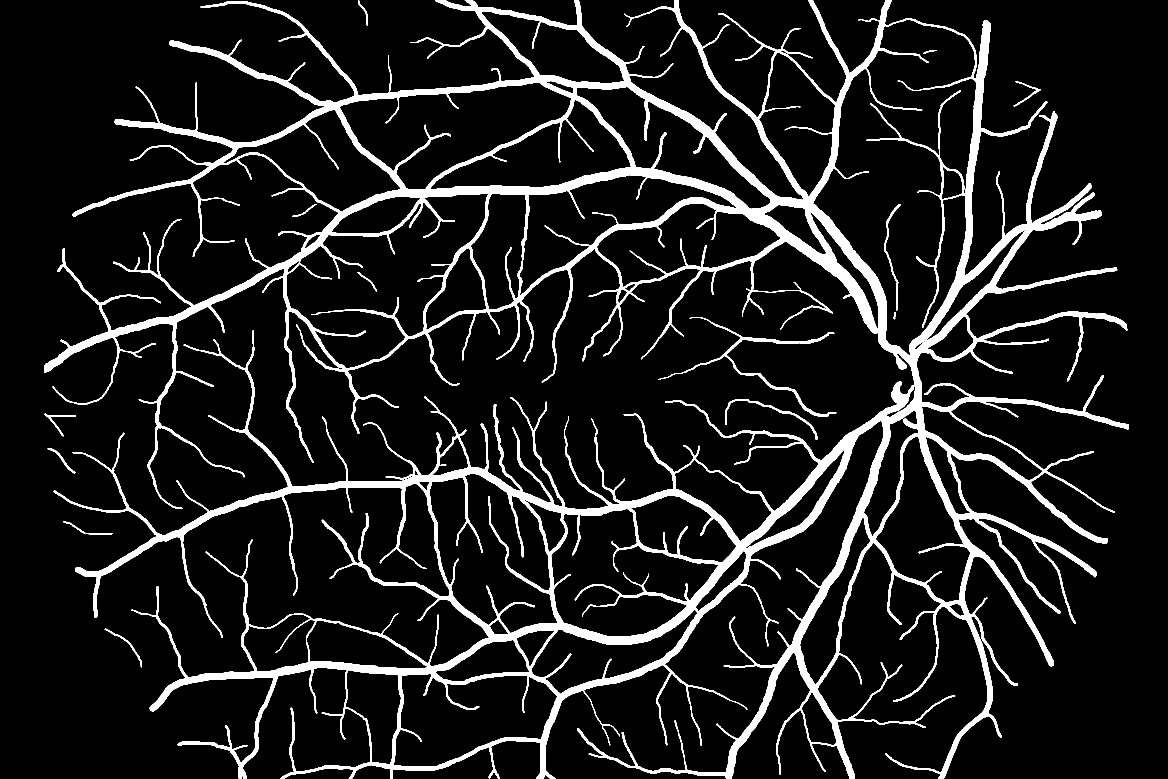
#> input picture sample/01_h.tif, 3504 x 2336 px (shown at 1/3 size)
$ python -i image_util.py   (imports and definitions only)
#> lines starting #> are read from the running program, lines starting #| are printed output that depends on the picture; after the words box and inside, x2 and y2 are one past the last pixel; in counts of white or black regions, pixels touching at a corner belong together
import random as rng
import sys

import cv2
import matplotlib.pyplot as plt
import numpy as np
import pandas as pd
import scipy.ndimage as nd
from skimage import color, feature, filters, io
from skimage.measure import regionprops_table
from skimage.morphology import medial_axis, skeletonize

# [1 line not run here, left out]


# [103 lines left out: functions thresh_callback, active_neihbours, neighbours, image_resize, bin_to_bgr, not called in this run]


def bin_to_bgr_(bin_image):
    rgb_img = cv2.cvtColor(bin_image, cv2.COLOR_GRAY2RGB)
    return rgb_img


# [75 lines left out: functions get_uint_image, neighbours_1, transitions, thinning_zhang_suen, not called in this run]


def skeleton(img):
    size = np.size(img)
    skel = np.zeros(img.shape, np.uint8)

    ret, img = cv2.threshold(img, 0, 255, 0)
    element = cv2.getStructuringElement(cv2.MORPH_CROSS, (3, 3))
    done = False

    while not done:
        eroded = cv2.erode(img, element)
        temp = cv2.dilate(eroded, element)
        temp = cv2.subtract(img, temp)
        skel = cv2.bitwise_or(skel, temp)
        img = eroded.copy()

        zeros = size - cv2.countNonZero(img)
        if zeros == size:
            done = True

    return skel


# [62 lines left out: functions edgesmoothing, denoise, border, load_image, not called in this run]


def save_image(path, image):
    cv2.imwrite(path, image)

>>> import cv2
>>> picture = cv2.imread('../../sample/01_h.tif')
#> picture is the input picture: shape (2336, 3504, 3); 10.2% white; 14 white regions, largest, box (x1, y1, x2, y2) and area: (133, 0, 3386, 2336) 818953, (1975, 952, 2509, 1251) 6937, (2175, 1197, 2452, 1320) 1921
>>> result = skeleton(picture)
#> in skeleton, `size = np.size(img)`: size = 24556032
#> the loop in skeleton, `while not done:` made 1 pass
#> pass 1, in skeleton, `eroded = cv2.erode(img, element)`:
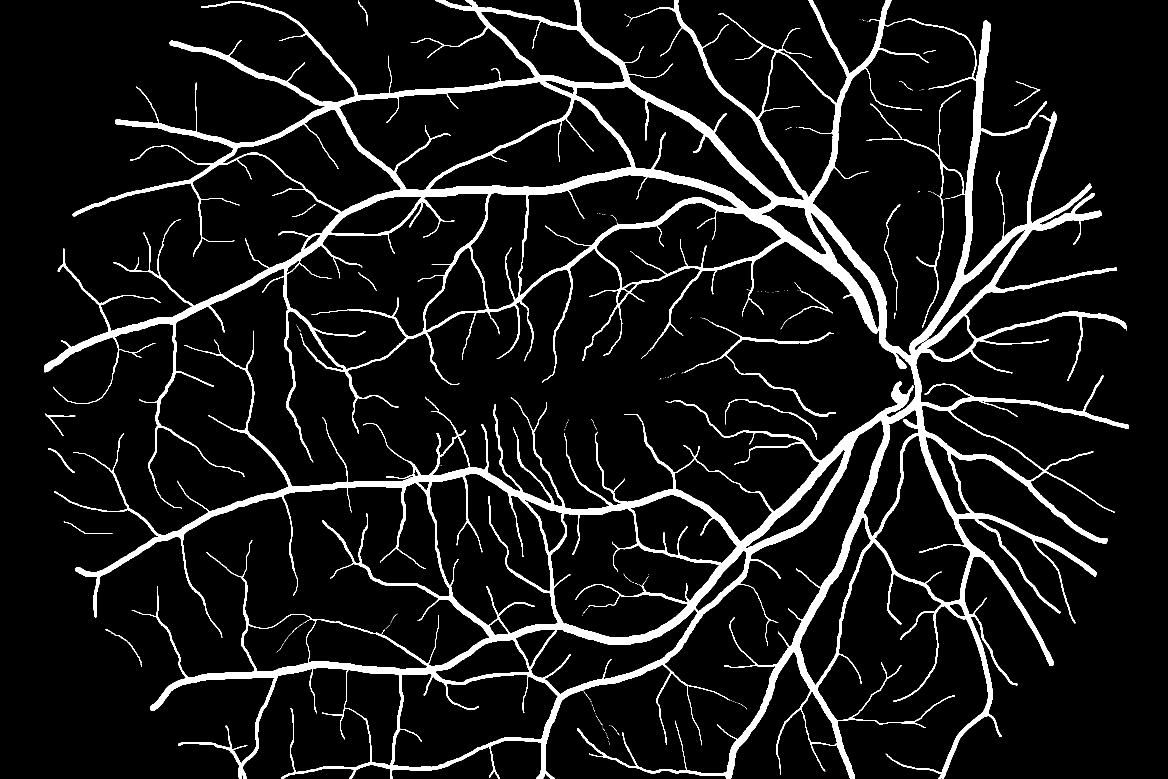
#> eroded: shape (2336, 3504, 3) (shown at 1/3 size); 8.4% white; 200 white regions (177 under 20 px), largest, box (x1, y1, x2, y2) and area: (134, 0, 3385, 2336) 677104, (2051, 959, 2508, 1250) 4748, (2176, 1198, 2451, 1319) 1210
#> pass 1, in skeleton, `temp = cv2.subtract(img, temp)`:
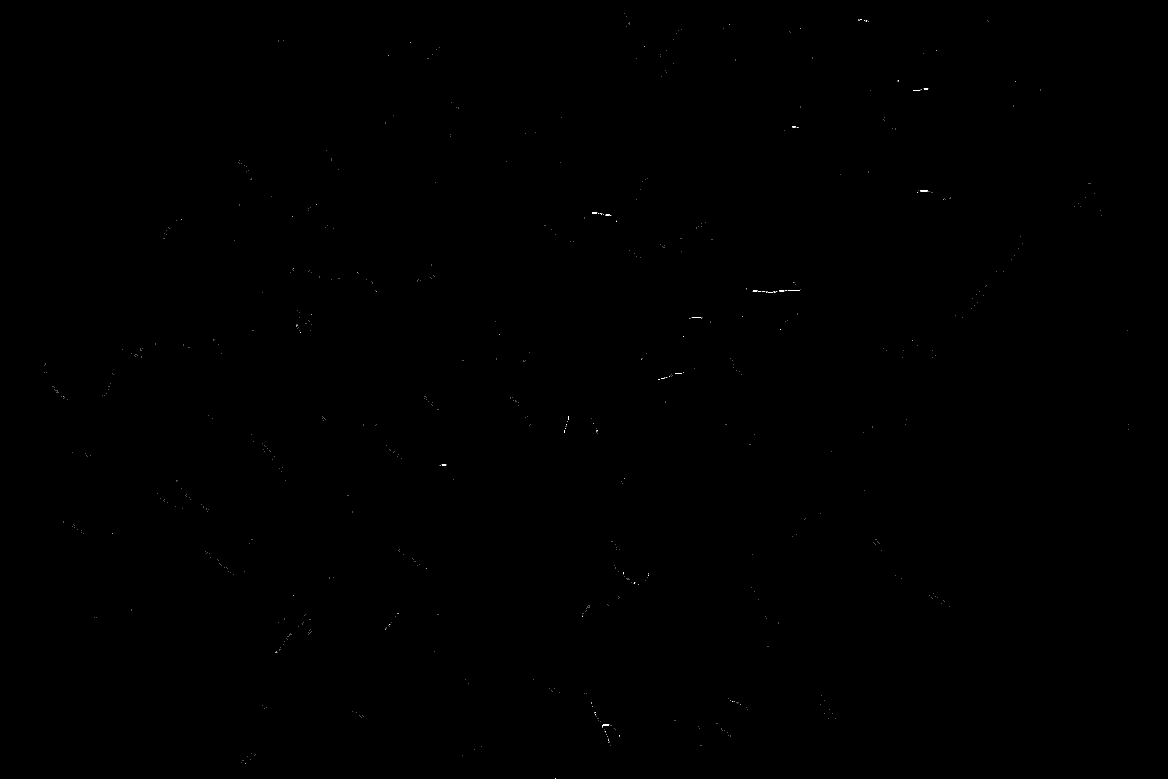
#> temp: shape (2336, 3504, 3) (shown at 1/3 size); 0.02% white in thin lines or dots
#> (the run stopped early here; a loop or call above may not have finished)

$ run again, on sample/10_left.jpeg
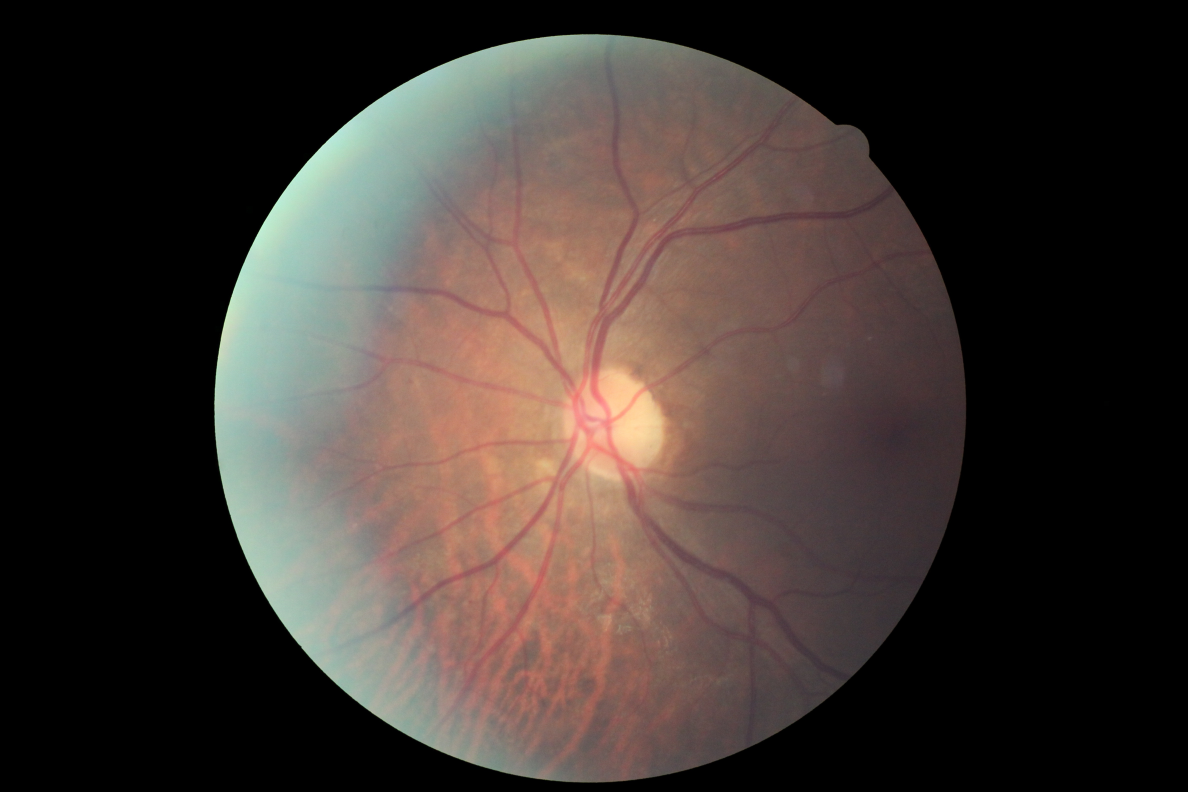
#> input picture sample/10_left.jpeg, 4752 x 3168 px (shown at 1/4 size)
#> picture is the input picture: shape (3168, 4752, 3); mean B, G, R 49.9, 54.6, 64.1
#> size = 45163008
#> in skeleton, `ret, img = cv2.threshold(img, 0, 255, 0)`:
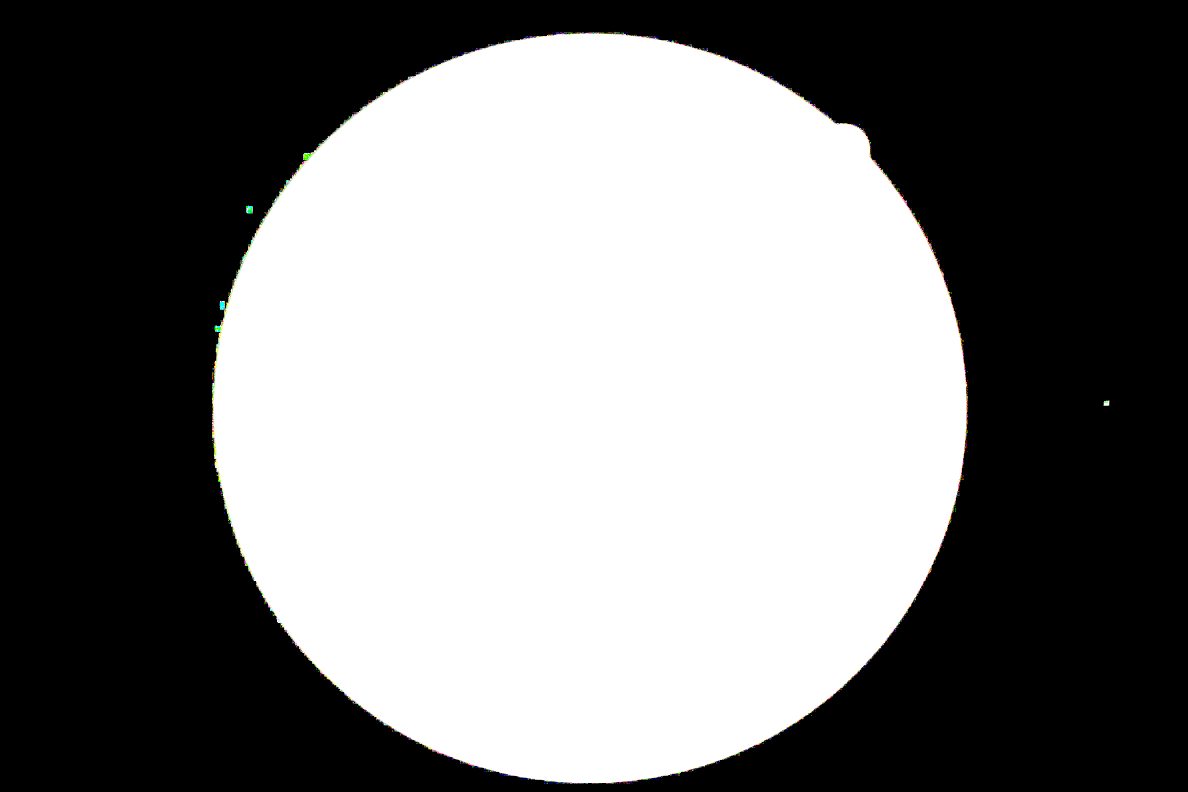
#> img: shape (3168, 4752, 3) (shown at 1/4 size); mean B, G, R 120.7, 120.8, 120.9

$ run again, on sample/10_right.jpeg
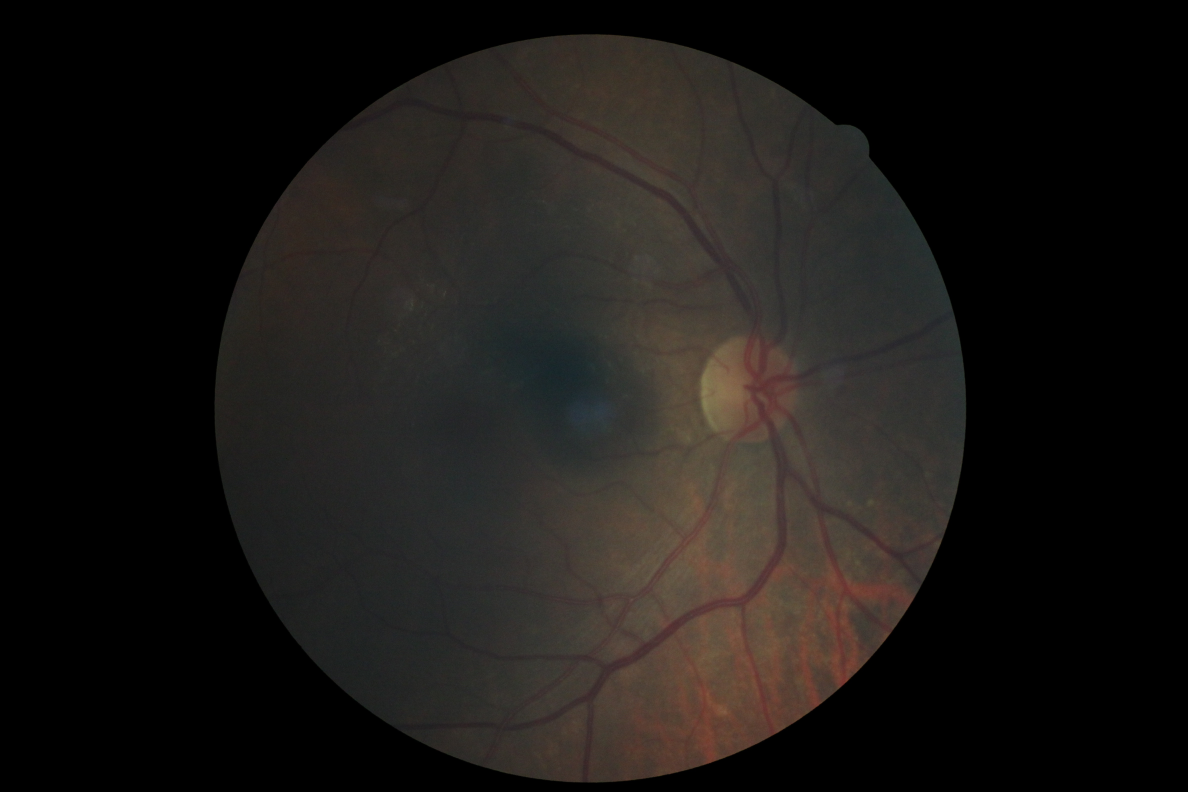
#> input picture sample/10_right.jpeg, 4752 x 3168 px (shown at 1/4 size)
#> picture is the input picture: shape (3168, 4752, 3); mean B, G, R 21.8, 24.3, 27
#> size = 45163008
#> in skeleton, `ret, img = cv2.threshold(img, 0, 255, 0)`:
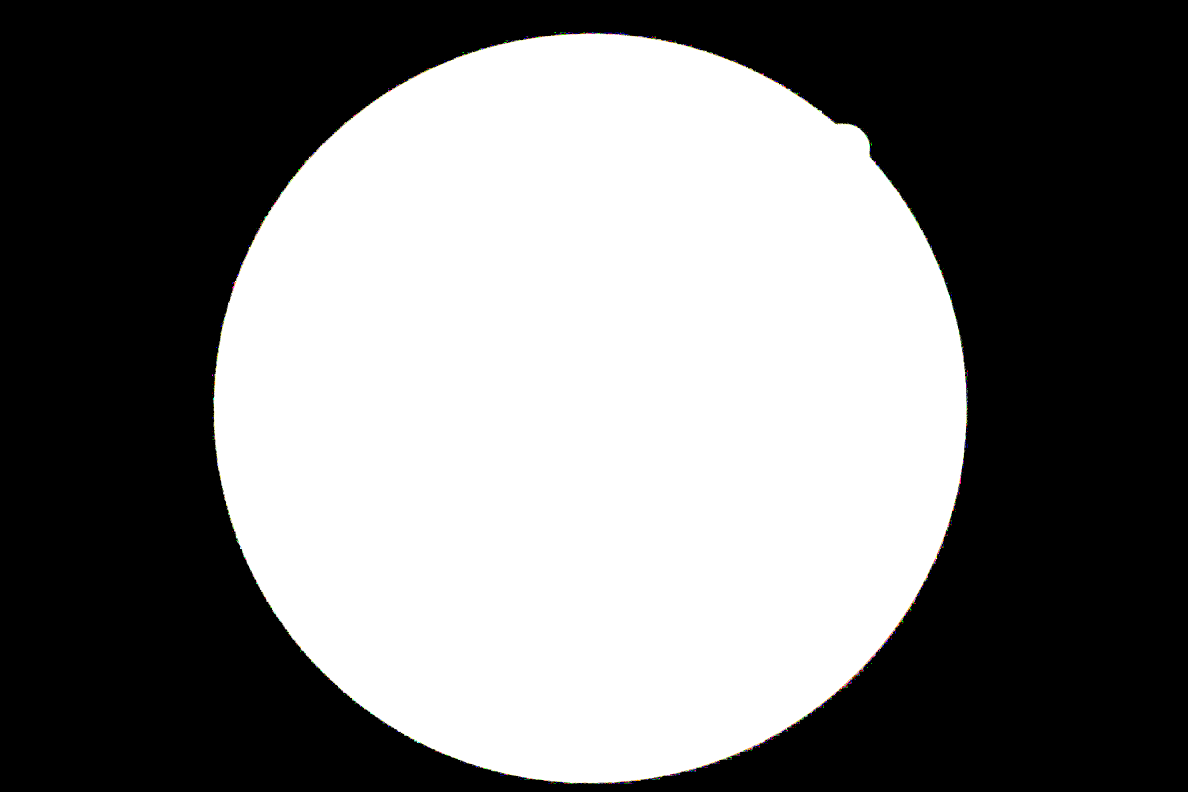
#> img: shape (3168, 4752, 3) (shown at 1/4 size); mean B, G, R 120.4, 120.5, 120.5
